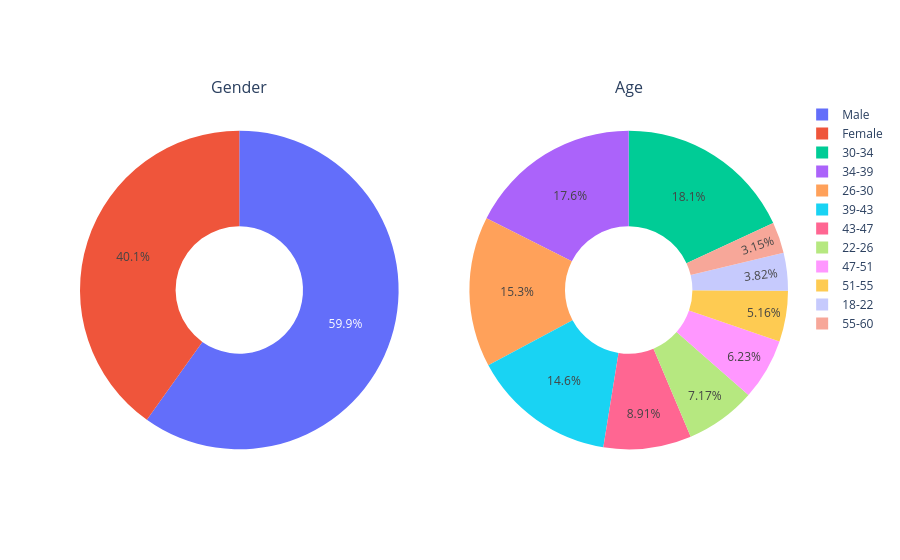

Source (notebook cell):
### Code cell
df=pd.read_csv("content/logatta.csv")
fig=make_subplots(rows=1,cols=2,subplot_titles=("Gender","Age"),specs=[[{'type': 'domain'}, {'type': 'domain'}]])
fig.add_trace(go.Pie(labels=df["Gender"], values=None, hole=0.4, name="Gender"),row=1, col=1)
count,bin=np.histogram(df["Age"],bins=10)
label=[f"{int(bin[i])}-{int(bin[i+1])}" for i in range(len(count))]
new_df=pd.DataFrame({"Label":label,"Count":count})
fig.add_trace(go.Pie(labels=new_df["Label"], values=count, hole=0.4, name="Age"),row=1,col=2)
fig.show()

### Figure 1 — Plotly figure (JSON) as saved in the notebook; plotly's stock layout.template omitted (floating-point values rounded to 4 significant figures; data arrays with more than 128 entries replaced by an {"elided": "..."} marker saying what was removed)
{"data": [{"domain": {"x": [0, 0.45], "y": [0, 1]}, "hole": 0.4, "labels": {"elided": "1492 str values"}, "name": "Gender", "type": "pie"}, {"domain": {"x": [0.55, 1], "y": [0, 1]}, "hole": 0.4, "labels": ["18-22", "22-26", "26-30", "30-34", "34-39", "39-43", "43-47", "47-51", "51-55", "55-60"], "name": "Age", "type": "pie", "values": [57, 107, 228, 270, 262, 218, 133, 93, 77, 47]}], "layout": {"annotations": [{"font": {"size": 16}, "showarrow": false, "text": "Gender", "x": 0.225, "xanchor": "center", "xref": "paper", "y": 1, "yanchor": "bottom", "yref": "paper"}, {"font": {"size": 16}, "showarrow": false, "text": "Age", "x": 0.775, "xanchor": "center", "xref": "paper", "y": 1, "yanchor": "bottom", "yref": "paper"}]}}
